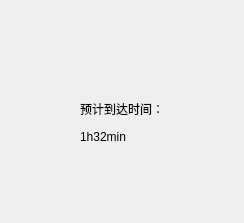
<?xml version="1.0" encoding="UTF-8"?>
<ui version="4.0">
 <class>Dialog</class>
 <widget class="QDialog" name="Dialog">
  <property name="geometry">
   <rect>
    <x>0</x>
    <y>0</y>
    <width>244</width>
    <height>223</height>
   </rect>
  </property>
  <property name="windowTitle">
   <string>Dialog</string>
  </property>
  <widget class="QLabel" name="label">
   <property name="geometry">
    <rect>
     <x>0</x>
     <y>10</y>
     <width>241</width>
     <height>211</height>
    </rect>
   </property>
   <property name="text">
    <string/>
   </property>
   <property name="pixmap">
    <pixmap resource="C:/Users/陈立标/Desktop/test.qrc">:/img/D:/Grade_3.1/DS/project/images/image.png</pixmap>
   </property>
   <property name="scaledContents">
    <bool>true</bool>
   </property>
  </widget>
  <widget class="QLabel" name="label_2">
   <property name="geometry">
    <rect>
     <x>80</x>
     <y>100</y>
     <width>101</width>
     <height>71</height>
    </rect>
   </property>
   <property name="text">
    <string>&lt;html&gt;&lt;head/&gt;&lt;body&gt;&lt;p&gt;预计到达时间：&lt;/p&gt;&lt;p&gt;1h32min&lt;/p&gt;&lt;p&gt;&lt;br/&gt;&lt;/p&gt;&lt;/body&gt;&lt;/html&gt;</string>
   </property>
  </widget>
 </widget>
 <resources>
  <include location="C:/Users/陈立标/Desktop/test.qrc"/>
 </resources>
 <connections/>
</ui>
